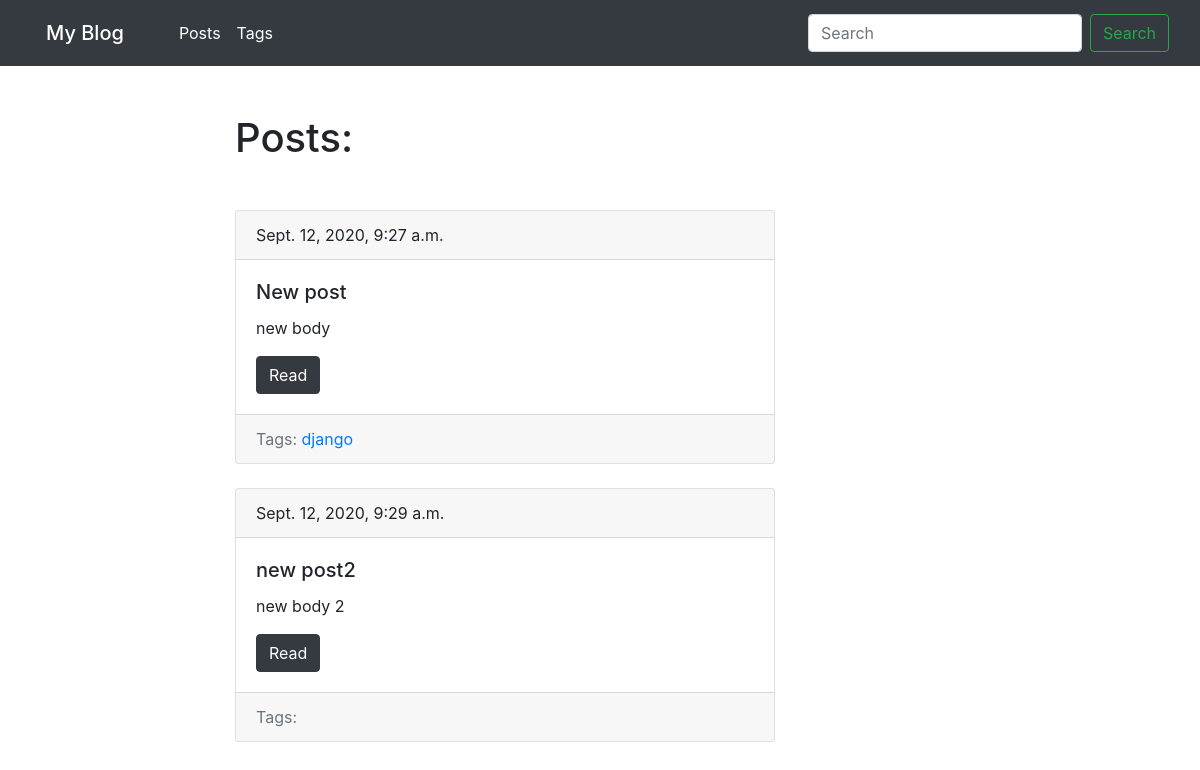
The page /blog/ on the database as committed earlier.
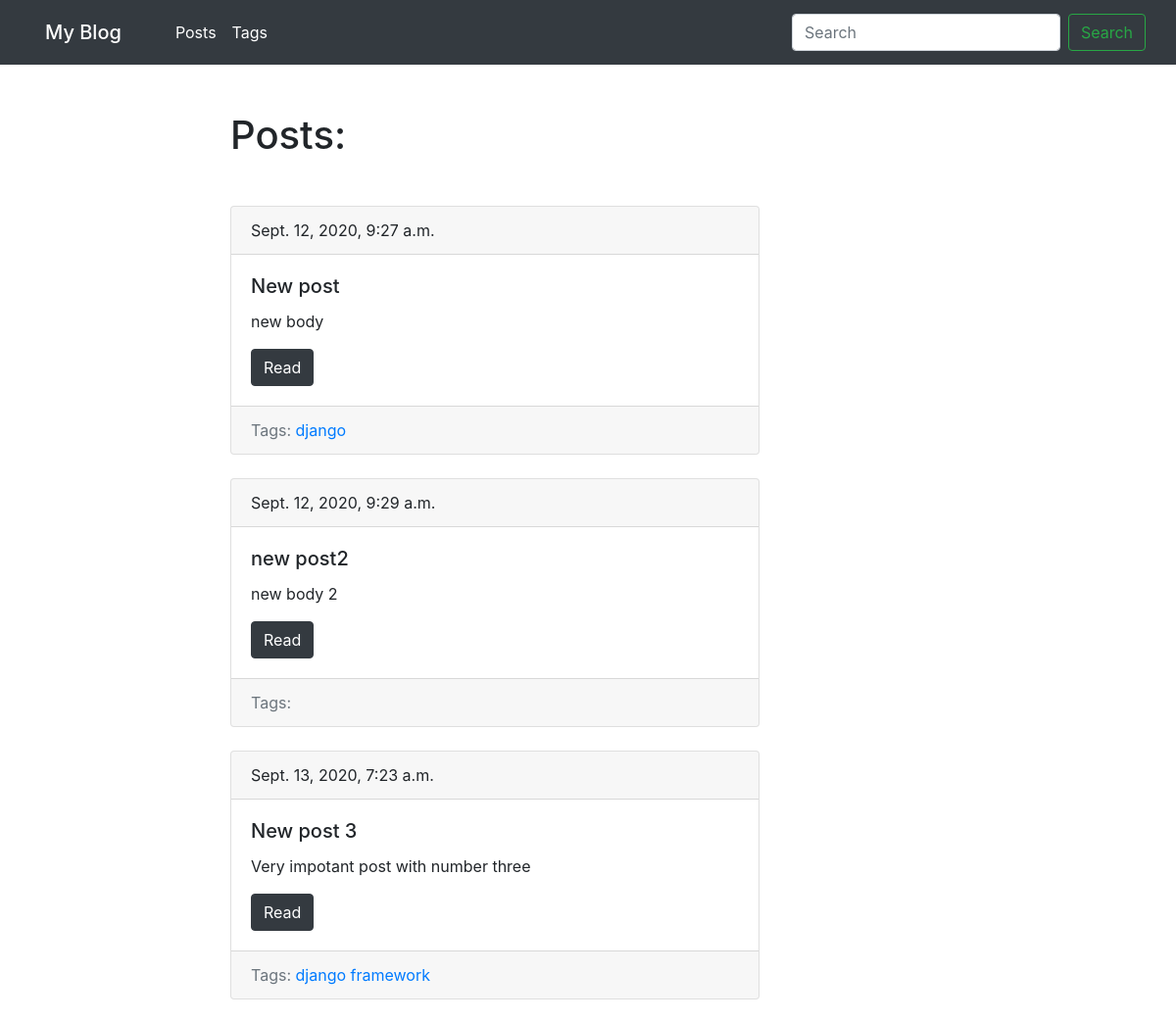
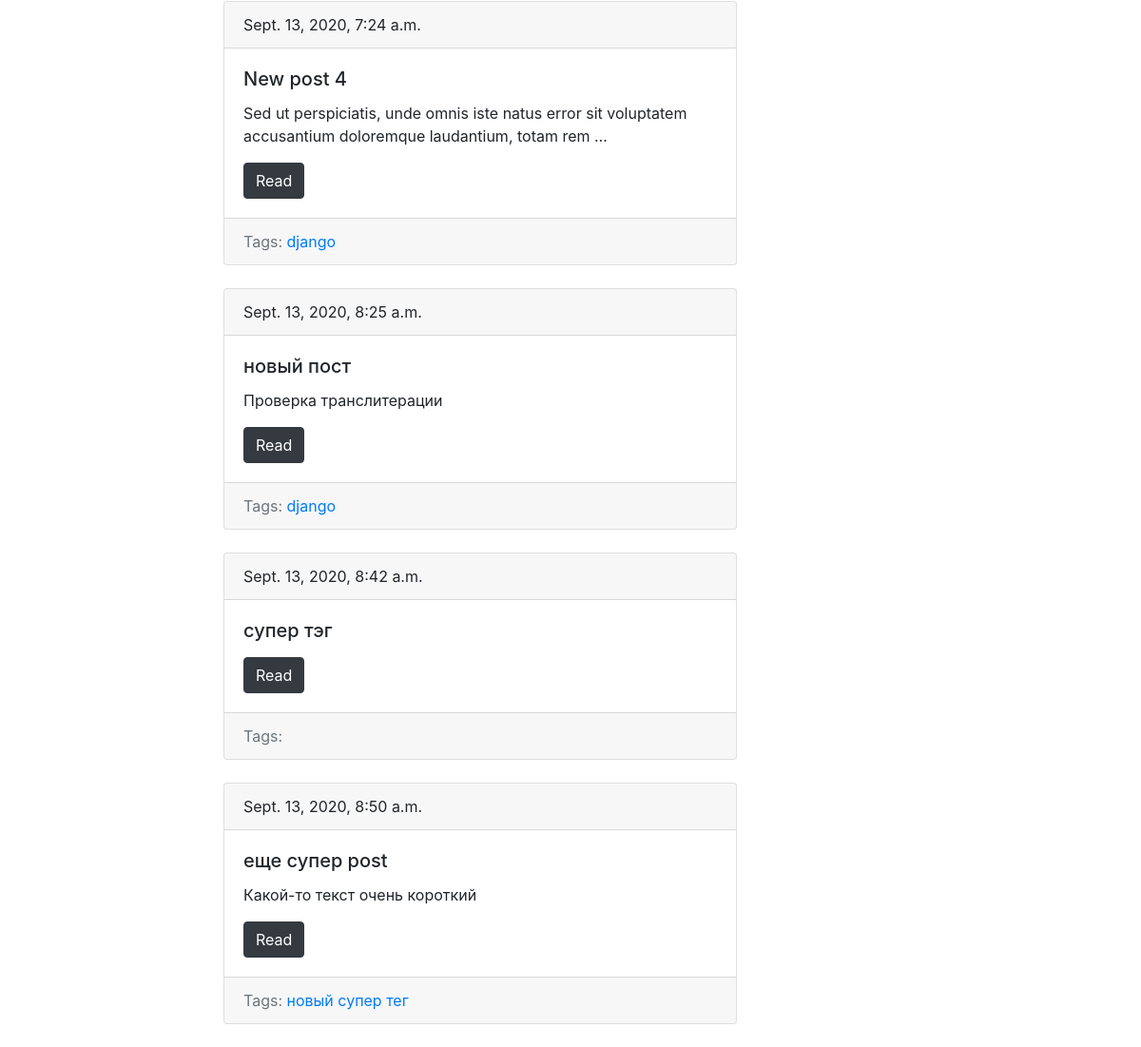
The same page on the database as committed later (2 pictures, top to bottom).
### blog/models.py (models this page shows, shortened)
class Post(models.Model):
    title = models.CharField(max_length=150, db_index=True)
    slug = models.SlugField(max_length=150, blank=True, unique=True)
    body = models.TextField(db_index=True)
    tags = models.ManyToManyField('Tag', blank=True, related_name='posts')
    date_pub = models.DateTimeField(auto_now_add=True)
    def get_absolute_url(self):
        return reverse('post_detail_url', kwargs={'slug':self.slug})

class Tag(models.Model):
    title = models.CharField(max_length=50)
    slug = models.SlugField(max_length=50, blank=True, unique=True)
    def get_absolute_url(self):
        return reverse('tag_detail_url', kwargs={'slug':self.slug})

### blog/views.py (the view)
# urls.py: path('', posts_list, name='posts_list_url'),
def posts_list(request):
    posts = Post.objects.all()
    return render(request, 'blog/index.html', context={'posts': posts})

### blog/templates/blog/index.html (shortened to what this page needs)
{% extends 'blog/baseblog.html' %}
{%  block content %}
    <h1 class="mb-5">Posts:</h1>
    {% for post in posts %}
        {%  include 'blog/includes/post_card_template.html' %}
    {% endfor %}
{% endblock %}

### blog/templates/blog/includes/post_card_template.html
<div class="card mb-4">
    <div class="card-header">
        {{ post.date_pub }}
    </div>
    <div class="card-body">
        <h5 class="card-title">{{ post.title }}</h5>
        <p class="card-text">{{ post.body|truncatewords:15 }}</p>
        <a href="{{ post.get_absolute_url }}" class="btn btn-dark">Read</a>
    </div>
     <div class="card-footer text-muted">
            Tags:
         {% for tag in post.tags.all %}
                <a href="{{ tag.get_absolute_url }}">{{ tag.title }}</a>
         {% endfor %}
    </div>
</div>

Rows that differ between the two databases and show on the page:
added Post: date_pub "Sept. 13, 2020, 7:23 a.m.", title "New post 3", body "Very impotant post with number three", Tag (title "django")
now on this page (row unchanged): Tag: title "framework", shown under "Sept. 13, 2020, 7:23 a.m."
added Post: date_pub "Sept. 13, 2020, 7:24 a.m.", title "New post 4", body "Sed ut perspiciatis, unde omnis iste natus error sit voluptatem accusantium doloremque laudantium, totam rem …", Tag (title "django")
added Post: date_pub "Sept. 13, 2020, 8:25 a.m.", title "новый пост", body "Проверка транслитерации", Tag (title "django")
added Post: date_pub "Sept. 13, 2020, 8:42 a.m.", title "супер тэг"
added Post: date_pub "Sept. 13, 2020, 8:50 a.m.", title "еще супер post", body "Какой-то текст очень короткий"
added Tag: title "новый супер тег", shown under "Sept. 13, 2020, 8:50 a.m."
